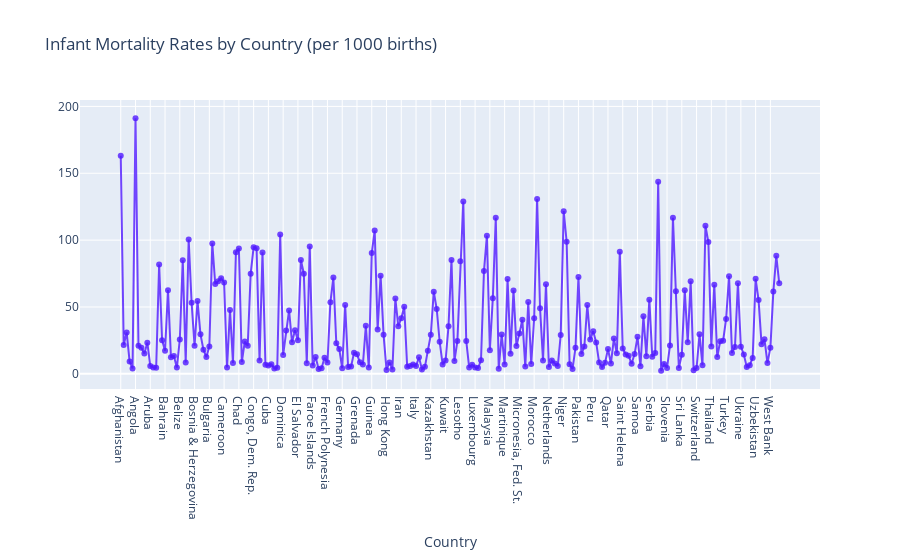

Notebook code cell kept with this figure:
### Code cell
infantMortality = go.Scatter(
                    x = data_infant_morality.Country,
                    y = data_infant_morality['Infant mortality (per 1000 births)'],
                    mode = "lines+markers",
                    name = "Infant Mortality Rates",
                    marker = dict(color = 'rgba(80, 26, 255, 0.8)'),
                    text = data_infant_morality.Country)
data = [infantMortality]
layout = dict(title = 'Infant Mortality Rates by Country (per 1000 births)',
              xaxis = dict(title = 'Country', ticklen = 5, zeroline = False)
             )
fig = dict(data = data, layout = layout)
iplot(fig)

### Figure 1 — Plotly figure (JSON) as saved in the notebook; plotly's stock layout.template omitted (floating-point values rounded to 4 significant figures; data arrays with more than 128 entries replaced by an {"elided": "..."} marker saying what was removed)
{"data": [{"marker": {"color": "rgba(80, 26, 255, 0.8)"}, "mode": "lines+markers", "name": "Infant Mortality Rates", "text": {"elided": "224 str values"}, "type": "scatter", "x": {"elided": "224 str values"}, "y": {"elided": "224 float values"}}], "layout": {"title": {"text": "Infant Mortality Rates by Country (per 1000 births)"}, "xaxis": {"ticklen": 5, "title": {"text": "Country"}, "zeroline": false}}}
